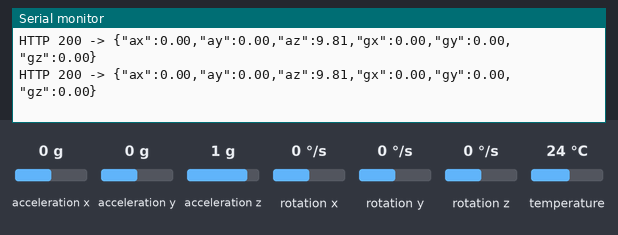
A sketch run on a simulated ESP32. Parts: the last lines printed to the serial monitor. The test bench sets the inputs (shaded band); at power-on: acceleration x 0 g, acceleration y 0 g, acceleration z 1 g, rotation x 0 °/s, rotation y 0 °/s, rotation z 0 °/s, temperature 24 °C. WiFi joins after 1.5 s; servers stay silent unless stated; uploads are accepted with an empty reply.

Above: at 2.7 s.
2.8 s: acceleration x set to -1.4 g
At 3.41 s:
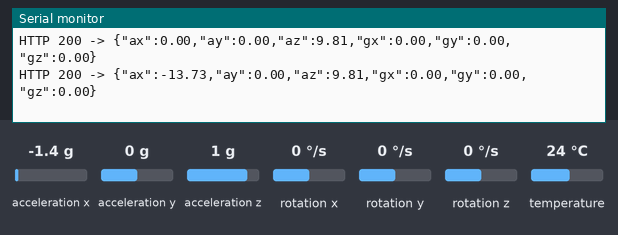
4.3 s: acceleration y set to -1.4 g
At 4.42 s:
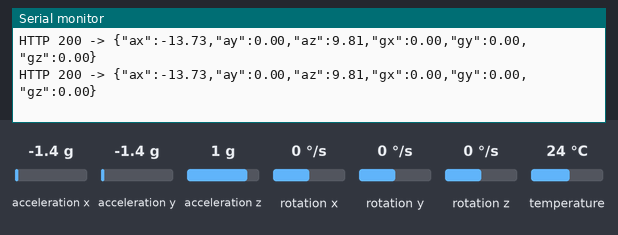
5.8 s: acceleration z set to -1.4 g
At 5.94 s:
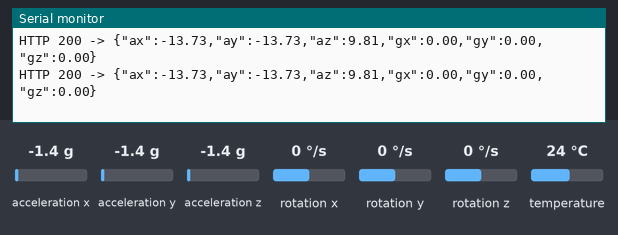
7.3 s: rotation x set to -192 °/s
At 7.46 s:
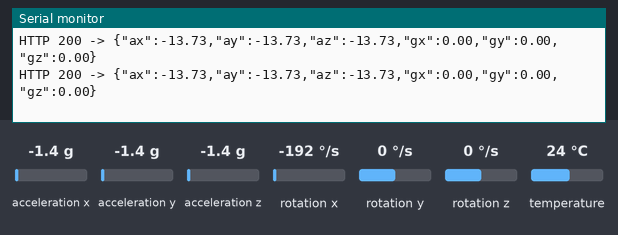
8.8 s: rotation y set to -192 °/s
At 8.99 s:
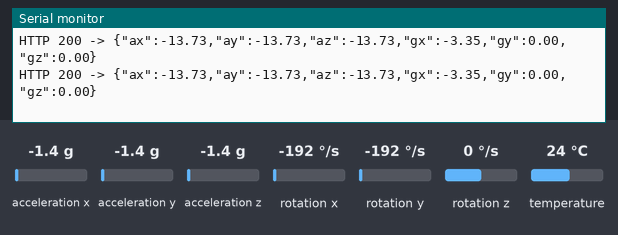

The sketch:

smart_pen.io.ino
```cpp
#include <WiFi.h>
#include <HTTPClient.h>
#include <Wire.h>
#include <Adafruit_MPU6050.h>
#include <Adafruit_Sensor.h>

// ===== WiFi Configuration =====
const char* ssid = "ZTE_2.4G_3chrpy";
const char* password = "E36eeAHv";

// ===== Flask Server URL =====
const char* serverUrl = " http://192.168.1.15:5000";

// ===== Sensor =====
Adafruit_MPU6050 mpu;

void setup() {
  Serial.begin(115200);

  // ---- WiFi ----
  WiFi.begin(ssid, password);
  Serial.print("Connecting to WiFi");
  while (WiFi.status() != WL_CONNECTED) {
    delay(300);
    Serial.print(".");
  }
  Serial.println("\nWiFi connected");
  Serial.print("ESP32 IP: ");
  Serial.println(WiFi.localIP());

  // ---- I2C ----
  Wire.begin(21, 22);

  // ---- MPU6050 ----
  if (!mpu.begin()) {
    Serial.println("MPU6050 not found!");
    while (1);
  }

  mpu.setAccelerometerRange(MPU6050_RANGE_8_G);
  mpu.setGyroRange(MPU6050_RANGE_500_DEG);
  mpu.setFilterBandwidth(MPU6050_BAND_21_HZ);

  Serial.println("MPU6050 initialized");
}

void loop() {
  sensors_event_t a, g, temp;
  mpu.getEvent(&a, &g, &temp);

  if (WiFi.status() == WL_CONNECTED) {
    HTTPClient http;
    http.begin(serverUrl);
    http.addHeader("Content-Type", "application/json");

    // ---- JSON Payload ----
    String json =
      "{"
      "\"ax\":" + String(a.acceleration.x, 2) + ","
      "\"ay\":" + String(a.acceleration.y, 2) + ","
      "\"az\":" + String(a.acceleration.z, 2) + ","
      "\"gx\":" + String(g.gyro.x, 2) + ","
      "\"gy\":" + String(g.gyro.y, 2) + ","
      "\"gz\":" + String(g.gyro.z, 2) +
      "}";

    int responseCode = http.POST(json);

    Serial.print("HTTP ");
    Serial.print(responseCode);
    Serial.print(" -> ");
    Serial.println(json);

    http.end();
  }

  // ~20 Hz sampling
  delay(50);
}
```

Measured:
- after the input at 2.8 s, the serial monitor: prints a new line after 0.43 s (image 1)
